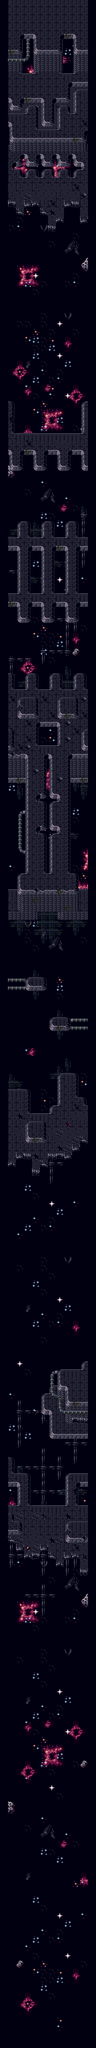

A level layout from a 2D game, rendered from its tile map. Below: a short description, then the map file with tile-grid data replaced by summaries:
An orthogonal 12x256 tile map with 16x16 px tiles, 13 tile layers (Nebula, Stars, Asteroids, Walls Below, ...).

<map version="1.9" tiledversion="2022.06.25" orientation="orthogonal" renderorder="right-down" width="12" height="256" tilewidth="16" tileheight="16" infinite="0" backgroundcolor="#000011" nextlayerid="15" nextobjectid="1">
 <tileset firstgid="1" name="tiles_packed" tilewidth="16" tileheight="16" tilecount="80" columns="8">
  <image source="../tiles_packed.png" width="128" height="160" />
 </tileset>
 <layer id="3" name="Nebula" width="12" height="256">
  <data>[3072 cells, 139 non-empty, 13 distinct tile ids]</data>
 </layer>
 <layer id="1" name="Stars" width="12" height="256">
  <data>[3072 cells, 247 non-empty, 7 distinct tile ids]</data>
 </layer>
 <layer id="2" name="Asteroids" width="12" height="256">
  <data>[3072 cells, 12 non-empty, 5 distinct tile ids]</data>
 </layer>
 <layer id="14" name="Walls Below" width="12" height="256">
  <data>[3072 cells, 2 non-empty, 2 distinct tile ids]</data>
 </layer>
 <layer id="4" name="Scaffolding Simple" width="12" height="256">
  <data>[3072 cells, 58 non-empty, 6 distinct tile ids]</data>
 </layer>
 <layer id="5" name="Scaffolding Detailed" width="12" height="256">
  <data>[3072 cells, 112 non-empty, 9 distinct tile ids]</data>
 </layer>
 <layer id="11" name="Debris" width="12" height="256">
  <data>[3072 cells, 32 non-empty, 6 distinct tile ids]</data>
 </layer>
 <layer id="9" name="Pipes Under" width="12" height="256">
  <data>[3072 cells, 25 non-empty, 6 distinct tile ids]</data>
 </layer>
 <layer id="8" name="Floor" width="12" height="256">
  <data>[3072 cells, 372 non-empty, 18 distinct tile ids]</data>
 </layer>
 <layer id="6" name="Walls" width="12" height="256">
  <data>[3072 cells, 99 non-empty, 5 distinct tile ids]</data>
 </layer>
 <layer id="7" name="Edges" width="12" height="256">
  <data>[3072 cells, 601 non-empty, 25 distinct tile ids]</data>
 </layer>
 <layer id="12" name="Grime" width="12" height="256">
  <data>[3072 cells, 25 non-empty, 5 distinct tile ids]</data>
 </layer>
 <layer id="10" name="Pipes Over" width="12" height="256">
  <data>[3072 cells, 15 non-empty, 6 distinct tile ids]</data>
 </layer>
</map>